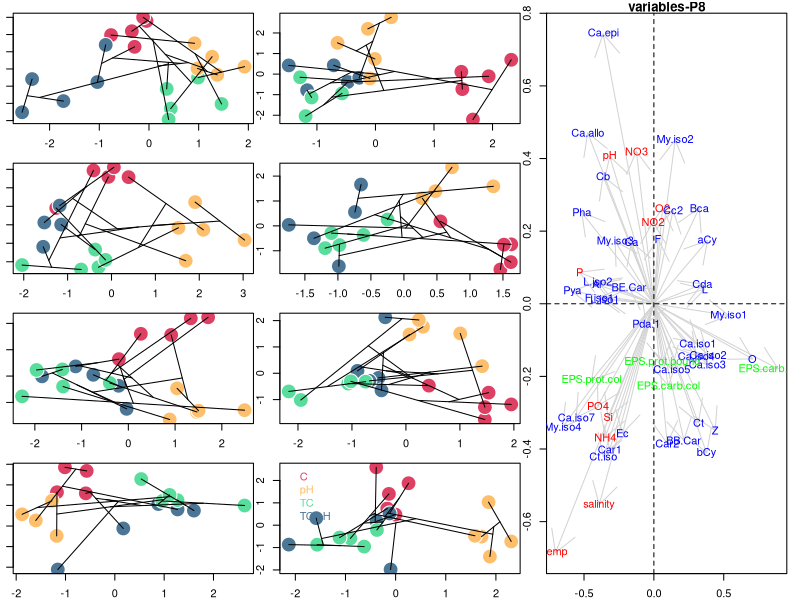
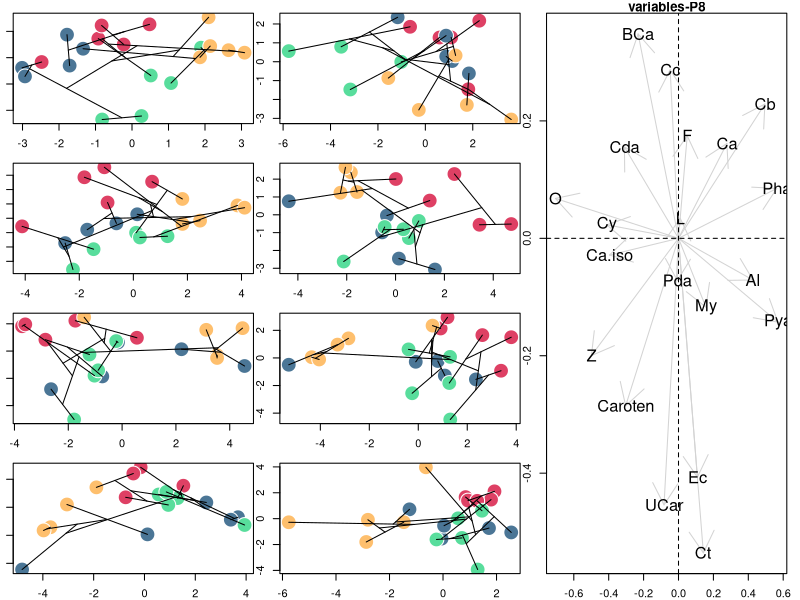
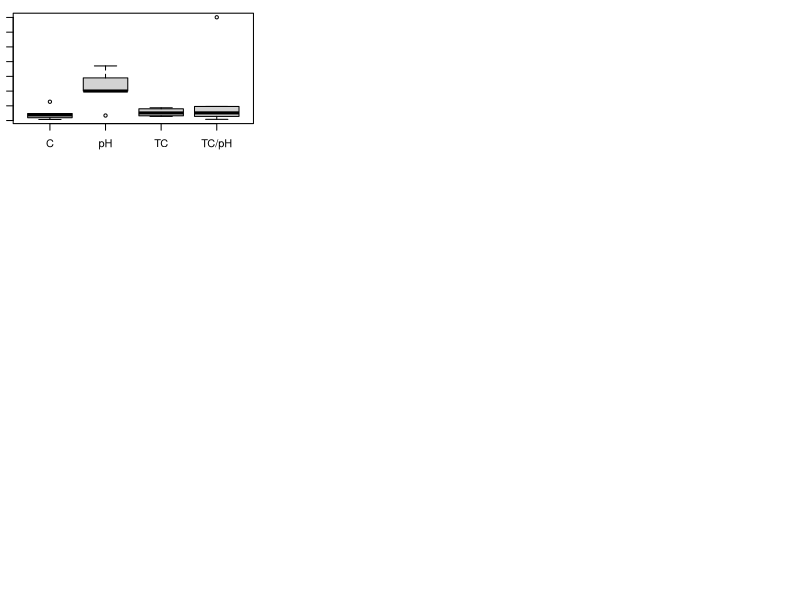
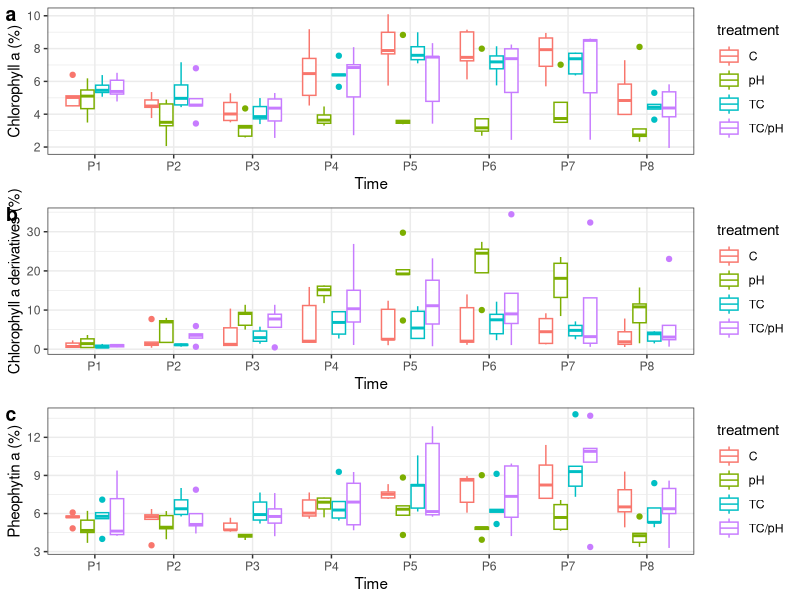
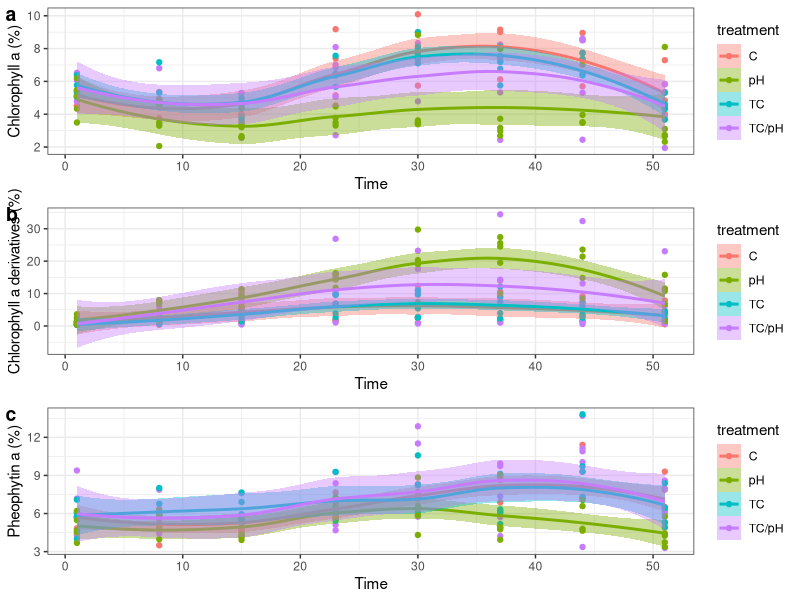
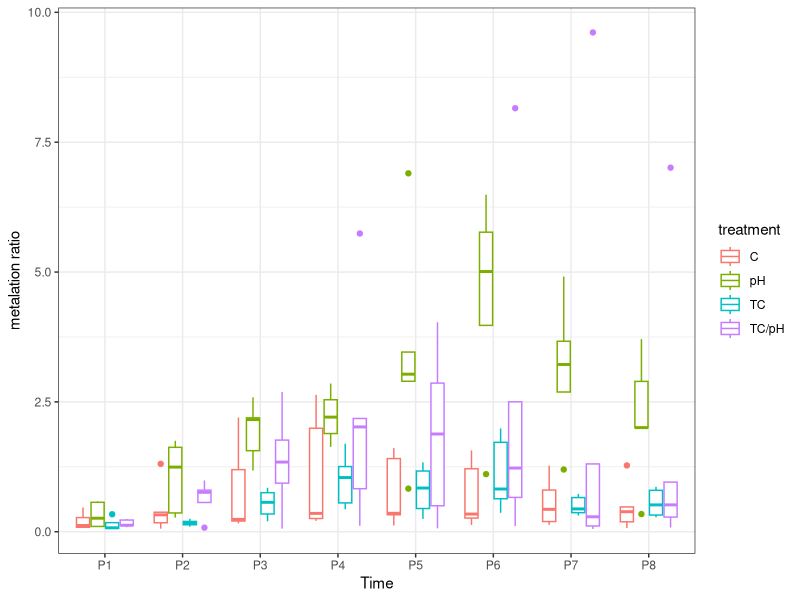

Here is the R script that generated these plots, in order:
##########################################
# OA experiment - Mudflats 
# script by : C. Hubas 
# Data : C. Mazière, M. Bodo et al 
##########################################

##########################################
# Packages
##########################################

library(ade4)
library(ggplot2)
library(cowplot)
library(vegan)

##########################################
# Aesthetics
##########################################

# palettes
my.palette <- colorRampPalette(c("#DE4064","#FFAA5A","#FEEB94","#06D6A0","#4B7696"))

##########################################
# BC-MFA Analysis
##########################################

#### Upload data for MFA
all.data <- read.csv("Physico-chem_MESO_modif.csv",sep=";",h=T)
no.na.data <- na.omit(all.data)
names(no.na.data)

# split dataset according to sampling time
no.na.data.split<-split(no.na.data,factor(no.na.data$time))

#######################################
# Create a custom function for BC-MFA analysis
make.BC.MFA<-function(data){
  
  # separate matrix
  enviro <- data[,5:14]
  pigments <- data[,15:51]
  eps <- data[,52:55]
  blocs <- c(dim(enviro)[2],
             dim(pigments)[2],
             dim(eps)[2]
  )
  
  # make dataset
  mfa.data <- data.frame(
    enviro,
    pigments,
    eps)
  
  # perform Mltiple factor Analysis (MFA)
  res.mfa <- dudi.pca(mfa.data,
                      col.w = rep(c(1/dudi.pca(enviro,scannf=F,nf=2)$eig[1],
                                    rep(1/dudi.pca(pigments,scannf=F,nf=2)$eig[1]),
                                    rep(1/dudi.pca(eps,scannf=F,nf=2)$eig[1])),blocs),
                      scannf=F,
                      nf=2)
  
  # create control variable (must be factor)
  fac <- factor(data$treatment)
  
  # perform between class analysis on MFA results
  res.bca <- bca(res.mfa, fac, scannf = FALSE, nf = 2)
  plot(res.bca$ls,
       pch=21,
       col="white",
       bg=my.palette(length(levels(fac)))[fac],
       cex=3)
  ordicluster(res.bca$ls,hclust(vegdist(data[,5:55],"euclidean"),"average",))
  randtest(res.bca)
}

# End onf custom BC-MFA function
#######################################

# Apply custom BC-MFA function on each sampling date 
layout(matrix(c(1,3,5,7,2,4,6,8,9,9,9,9),ncol=3))
par(mar=c(2,1,1,1))
# plot individuals
lapply(no.na.data.split,make.BC.MFA)
# Add legend
legend("topleft",
       c("C","pH","TC","TC/pH"),
       text.col = my.palette(4),
       bty="n")
# plot variables for a chosen sampling time (here "P8")
X<-dudi.pca(no.na.data.split$P8[,5:55],scannf=F,nf=2)
Fa<-factor(no.na.data.split$P8$treatment)
coord<-bca(X,Fa,scannf=F,nf=2)$co
plot(coord,type="n")
arrows(x0=0,
       y0=0,
       x1=coord$Comp1,
       y1=coord$Comp2,
       col='lightgrey')
bloc.factor<-factor(rep(c("enviro","pigment","EPS"),c(10,37,4)))
text(x=coord$Comp1,
     y=coord$Comp2,
     rownames(coord),
     cex=1,
     col=rainbow(3)[bloc.factor])
abline(h=0,lty="dashed")
abline(v=0,lty="dashed")
title("variables-P8")



##########################################
# Pigment Analysis (short list)
##########################################

all.pig.data <- no.na.data[,c(1:4,15:51)]
names(all.pig.data)
apply(all.pig.data[,-c(1:4)],1,sum)
short.pig.data <- data.frame(
  Cy=all.pig.data$"aCy"+all.pig.data$"bCy",
  Al=all.pig.data$"Al",
  Caroten=all.pig.data$"BB.Car"+all.pig.data$"BE.Car",
  UCar=all.pig.data$"Car1"+all.pig.data$"Car2",
  Ca=all.pig.data$"Ca"+all.pig.data$"Ca.allo"+all.pig.data$"Ca.epi",
  Ca.iso=all.pig.data$"Ca.iso1"+all.pig.data$"Ca.iso2"+all.pig.data$"Ca.iso3"+all.pig.data$"Ca.iso4"+all.pig.data$"Ca.iso5"+all.pig.data$"Ca.iso7",
  BCa=all.pig.data$"Bca",
  Cb=all.pig.data$"Cb",
  Cc=all.pig.data$"Cc2",
  Cda=all.pig.data$"Cda",
  Ct=all.pig.data$"Ct"+all.pig.data$"Ct.iso",
  Ec=all.pig.data$"Ec",
  F=all.pig.data$F+all.pig.data$"F.iso1",
  L=all.pig.data$L+all.pig.data$"L.iso1"+all.pig.data$"L.iso2",
  My=all.pig.data$"My.iso1"+all.pig.data$"My.iso2"+all.pig.data$"My.iso3"+all.pig.data$"My.iso4",
  O=all.pig.data$"O",
  Pda=all.pig.data$"Pda.1",
  Pha=all.pig.data$"Pha",
  Pya=all.pig.data$"Pya",
  Z=all.pig.data$"Z"
)
short.pig.data$treatment<-factor(all.pig.data$treatment)
short.pig.data$time<-factor(all.pig.data$time)

# make lists
short.pig.list<-split(short.pig.data,short.pig.data$time)

#######################################
# Create a function for short.pig dataset
make.subplot.short.pig<-function(data){
  res.pca <- dudi.pca(data[,1:20],scannf=F,nf=2)
  factor<-factor(data[,which(names(data)=="treatment")])
  res.bca <- bca(res.pca, factor, scannf = FALSE, nf = 2)
  plot(res.bca$ls,
       pch=21,
       col="white",
       bg=my.palette(length(levels(factor)))[factor],
       cex=3)
  ordicluster(res.bca$ls,hclust(vegdist(data[,1:20],"bray"),"ward.D2",))
  
}

# End of custom function
#######################################

# make plots
layout(matrix(c(1,3,5,7,2,4,6,8,9,9,9,9),ncol=3))
par(mar=c(2,1,1,1))
names(short.pig.data)
lapply(short.pig.list,make.subplot.short.pig)
X<-dudi.pca(short.pig.data[short.pig.data$time=="P8",1:20],scannf=F,nf=2)
Fa<-factor(short.pig.data[short.pig.data$time=="P8",]$treatment)
coord<-bca(X,Fa,scannf=F,nf=2)$co
plot(coord,type="n")
arrows(x0=0,y0=0,x1=coord$Comp1,y1=coord$Comp2,col="lightgrey")
text(x=coord$Comp1,y=coord$Comp2,rownames(coord),cex=1.5)
abline(h=0,lty="dashed")
abline(v=0,lty="dashed")
title("variables-P8")

boxplot(short.pig.data$Ca.iso[short.pig.data$time=="P8"]/short.pig.data$Pha[short.pig.data$time=="P8"]~short.pig.data$treatment[short.pig.data$time=="P8"])

##########################################
# Focus on Chlorophyll a "derivatives"like" pigments
##########################################

# boxplots
box.ca.iso<-ggplot(short.pig.data,
                   aes(x = time,
                       y= Ca.iso,
                       col=treatment))+
  geom_boxplot()+
  ylab("Chlorophyll a derivatives (%)")+
  xlab("Time")+
  theme_bw()

box.ca<-ggplot(short.pig.data,
               aes(x = time,
                   y= Ca,
                   col=treatment))+
  geom_boxplot()+
  ylab("Chlorophyll a (%)")+
  xlab("Time")+
  theme_bw()

box.pha<-ggplot(short.pig.data,
                aes(x = time,
                    y= Pha,
                    col=treatment))+
  geom_boxplot()+
  ylab("Pheophytin a (%)")+
  xlab("Time")+
  theme_bw()

plot_grid(box.ca,box.ca.iso,box.pha,labels=c("a","b","c"),nrow=3)

# scatter plots
time.j<-c(1,8,15,23,30,37,44,51)[short.pig.data$time]

smooth_iso<-ggplot(short.pig.data,
                   aes(x = time.j,
                       y= Ca.iso,
                       col=treatment))+
  geom_point()+
  geom_smooth(aes(fill=treatment),method = "loess")+
  ylab("Chlorophyll a derivatives (%)")+
  xlab("Time")+
  theme_bw()

smooth_ca<-ggplot(short.pig.data,
                  aes(x = time.j,
                      y= Ca,
                      col=treatment))+
  geom_point()+
  geom_smooth(aes(fill=treatment),method = "loess")+
  ylab("Chlorophyll a (%)")+
  xlab("Time")+
  theme_bw()

smooth_Pha<-ggplot(short.pig.data,
                   aes(x = time.j,
                       y= Pha,
                       col=treatment))+
  geom_point()+
  geom_smooth(aes(fill=treatment),method = "loess")+
  ylab("Pheophytin a (%)")+
  xlab("Time")+
  theme_bw()

plot_grid(smooth_ca,smooth_iso,smooth_Pha,labels=c("a","b","c"),nrow=3)

# Ratio Chlorophyll a like vs. true Chlorophyll a
ggplot(short.pig.data,
       aes(x = time,
           y= Ca.iso/Pha,
           col=treatment))+
  geom_boxplot()+
  ylab("metalation ratio")+
  xlab("Time")+
  theme_bw()
